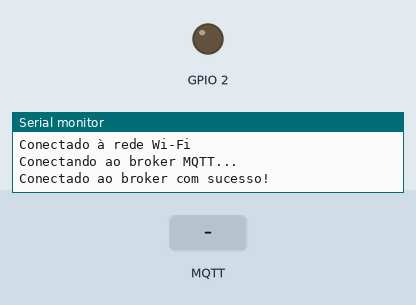
Bench run of a program on a simulated ESP32. On the bench: output pins drawn as LEDs (lit = HIGH), the last lines printed to the serial monitor. The test bench sets the inputs (shaded band). WiFi joins after 1.5 s; servers stay silent unless stated; no MQTT or app messages arrive unless stated.

Above: at 3.2 s.
3.3 s: MQTT message "5" arrives on the first subscribed topic
At 5.2 s:
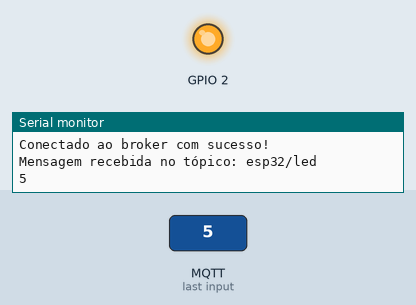
5.5 s: MQTT message "esp32/led" arrives on the first subscribed topic
At 7.1 s:
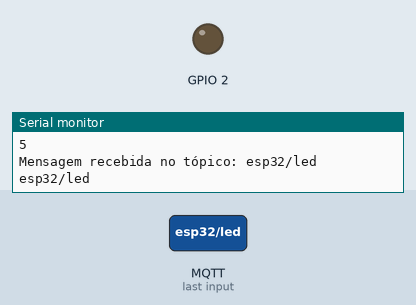
7.5 s: MQTT message "90" arrives on the first subscribed topic
At 8.8 s:
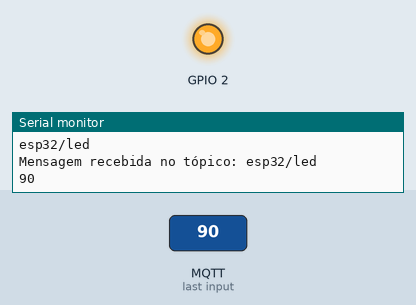
Timing chart, 0 to 10.5 s (numbered marks = the images above; inputs shaded):
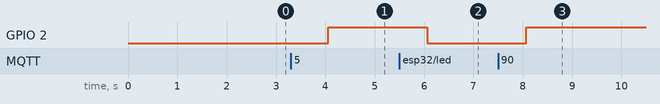

The program:

main.cpp
```cpp
#include <Arduino.h>

#include <WiFi.h>
#include <PubSubClient.h>

#include <Ticker.h>

Ticker watchdog;

const char *ssid = "esp32";
const char *password = "password123";

const char *mqtt_server = "broker.mqtt.cool";
const int mqtt_port = 1883;

const char *mqtt_user = "myESP32";
const char *mqtt_password = "123456";

WiFiClient wifi;
PubSubClient client(wifi);

bool initialized = false;

void callback(char *topic, byte *payload, unsigned int length)
{
  Serial.print("Mensagem recebida no tópico: ");
  Serial.println(topic);

  String channel = String(topic);
  String message;

  for (int i = 0; i < length; i++)
  {
    message += (char)payload[i];
  }

  if (channel == "esp32/led")
  {
    digitalWrite(2, message.toInt());
  }

  if (channel == "esp32/servo")
  {
    Serial.println("Servo: " + message);
  }

  if (channel == "esp32/messages")
  {
    Serial.println("Mensagem recebida: " + message);
  }

  Serial.println(message);
}

void restart()
{
  Serial.println("Reiniciando ESP32-CORE");
  ESP.restart();
}

void setup()
{
  // PREVENT ESP32-CAM CRASH
  watchdog.attach(60 * 3, restart);

  Serial.begin(115200);
  pinMode(2, OUTPUT);

  WiFi.begin(ssid, password);
  while (WiFi.status() != WL_CONNECTED)
  {
    delay(1000);
    Serial.println("Conectando à rede Wi-Fi...");
  }
  Serial.println("Conectado à rede Wi-Fi");

  client.setServer(mqtt_server, mqtt_port);
  client.setCallback(callback);
}

void reconnect()
{
  while (!client.connected())
  {
    Serial.println("Conectando ao broker MQTT...");
    if (client.connect(mqtt_user, mqtt_user, mqtt_password))
    {
      Serial.println("Conectado ao broker com sucesso!");

      client.subscribe("esp32/led");
      client.subscribe("esp32/servo");
      client.subscribe("esp32/messages");

      return;
    }

    Serial.print("Falha na conexão com o broker MQTT. Tentando novamente em 5 segundos...");
    delay(5000);
  }
}

void loop()
{
  if (!client.connected())
  {
    reconnect();
  }
  client.loop();

  if (!initialized)
  {
    initialized = true;
    client.publish("esp32/led", "0");
  }

  client.publish("esp32/cores", String(ESP.getChipCores()).c_str());
  client.publish("esp32/chip-model", ESP.getChipModel());
  client.publish("esp32/cpu-freq", String(ESP.getCpuFreqMHz()).c_str());
  client.publish("esp32/heap", String(ESP.getFreeHeap()).c_str());
  client.publish("esp32/cycle", String(ESP.getCycleCount()).c_str());

  delay(1000);
}
```

Measured:
- after the input at 3.3 s, GPIO 2: LOW → HIGH after 0.76 s
- after the input at 5.5 s, GPIO 2: HIGH → LOW after 0.57 s
- after the input at 7.5 s, GPIO 2: LOW → HIGH after 0.57 s
